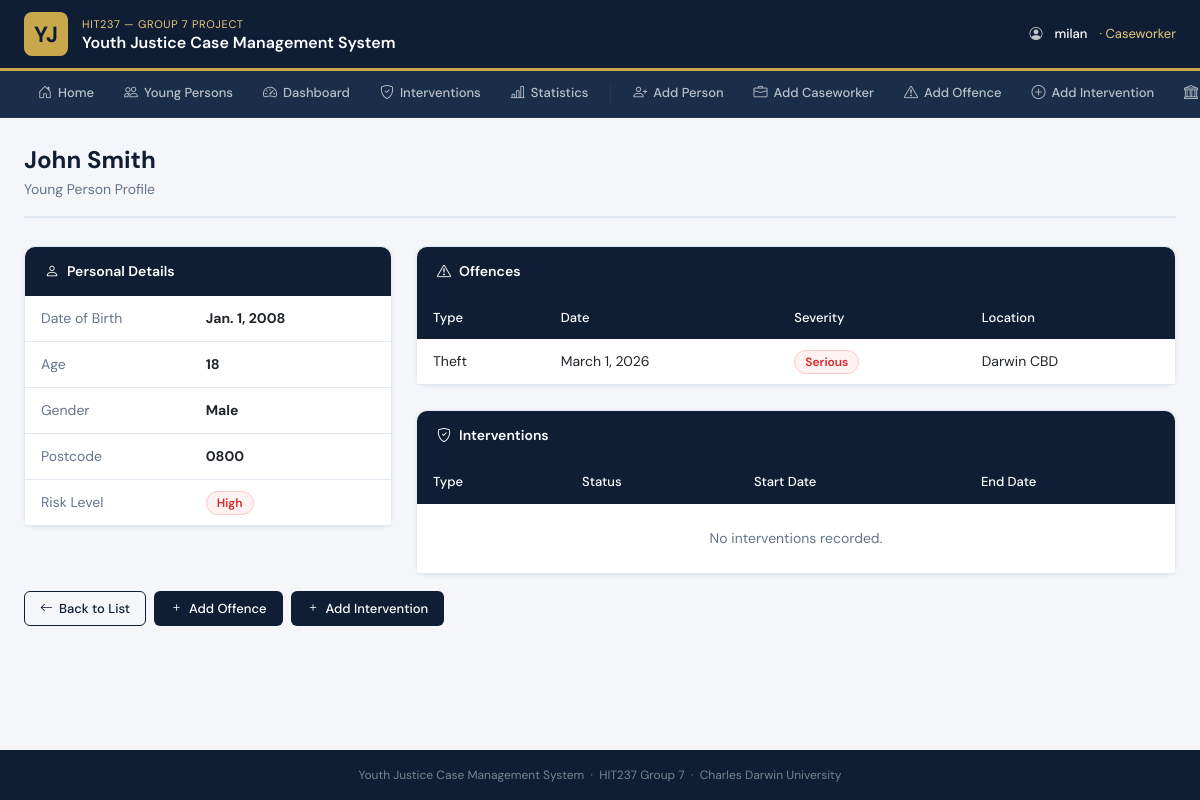
Before: /youngperson/1/ (signed in) with the older database file.
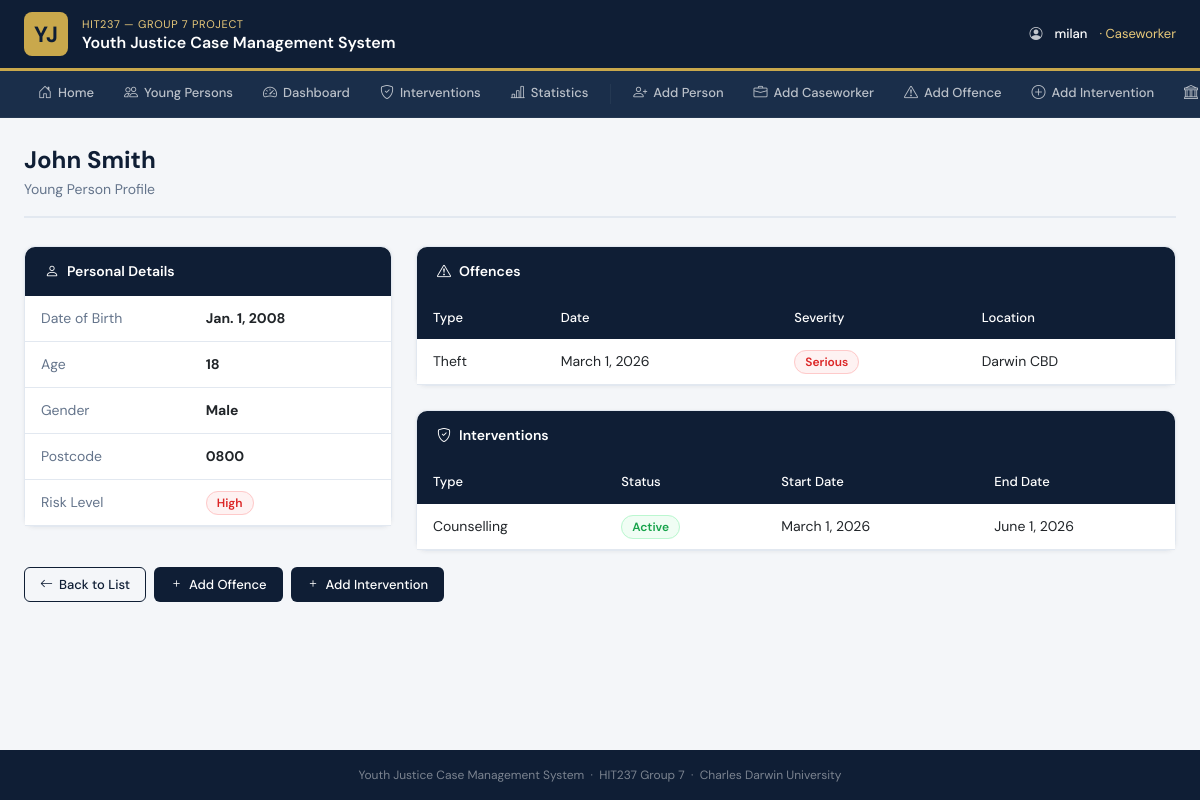
After: the same page with the newer database file.
### justice/models.py (models this page shows, shortened)
class Offence(models.Model):
    SEVERITY_CHOICES = [
        ('minor', 'Minor'),
        ('moderate', 'Moderate'),
        ('serious', 'Serious'),
    ]
    young_person = models.ForeignKey(
        YoungPerson, on_delete=models.CASCADE, related_name='offences')
    offence_type = models.CharField(max_length=100)
    date_of_offence = models.DateField()
    location = models.CharField(max_length=200)
    severity = models.CharField(max_length=10, choices=SEVERITY_CHOICES)
    description = models.TextField()

class Intervention(models.Model):
    STATUS_CHOICES = [
        ('active', 'Active'),
        ('completed', 'Completed'),
        ('discontinued', 'Discontinued'),
    ]
    young_person = models.ForeignKey(
        YoungPerson, on_delete=models.CASCADE, related_name='interventions')
    assigned_worker = models.ForeignKey(
        CaseWorker, on_delete=models.SET_NULL, null=True)
    intervention_type = models.CharField(max_length=100)
    start_date = models.DateField()
    end_date = models.DateField(null=True, blank=True)
    status = models.CharField(max_length=20, choices=STATUS_CHOICES)
    outcome = models.TextField(blank=True)

### justice/views.py (the view)
# urls.py: path('youngperson/<int:pk>/', views.YoungPersonDetailView.as_view(), name='youngperson-detail'),
class YoungPersonDetailView(LoginRequiredMixin, DetailView):
    model = YoungPerson
    template_name = 'justice/youngperson_detail.html'
    context_object_name = 'youngperson'
    def get_queryset(self):
        return YoungPerson.objects.prefetch_related(
            'offences', 'interventions', 'hearings'
        )

### justice/models.py (called while the page is built)
    @property
    def age(self):
        from datetime import date
        today = date.today()
        if isinstance(self.date_of_birth, str):
            from datetime import datetime
            dob = datetime.strptime(self.date_of_birth, '%Y-%m-%d').date()
        else:
            dob = self.date_of_birth
        return today.year - dob.year

### justice/templates/justice/youngperson_detail.html (shortened to what the changed rows need)
{% extends 'justice/base.html' %}
{% block content %}
<div class="page-header">
    <h1>{{ youngperson.first_name }} {{ youngperson.last_name }}</h1>
</div>
<div class="row g-4">
    <div class="col-lg-8">
        <div class="card mb-4">
            <div class="table-responsive">
                <table class="table mb-0">
                    <thead>
                        <tr>
                            <th>Type</th>
                            <th>Date</th>
                            <th>Severity</th>
                            <th>Location</th>
                        </tr>
                    </thead>
                    <tbody>
                        {% for offence in youngperson.offences.all %}
                        <tr>
                            <td>{{ offence.offence_type }}</td>
                            <td>{{ offence.date_of_offence }}</td>
                            <td>
                                {% if offence.severity == 'high' or offence.severity == 'serious' %}
                                    <span class="badge-high-risk">{{ offence.severity|title }}</span>
                                {% else %}
                                    <span class="badge-active">{{ offence.severity|title }}</span>
                                {% endif %}
                            </td>
                            <td>{{ offence.location }}</td>
                        </tr>
                        {% empty %}
                        <tr>
                            <td colspan="4" style="text-align:center; color:var(--text-muted); padding:24px">
                                No offences recorded.
                            </td>
                        </tr>
                        {% endfor %}
                    </tbody>
                </table>
            </div>
        </div>
        <div class="card">
            <div class="table-responsive">
                <table class="table mb-0">
                    <thead>
                        <tr>
                            <th>Type</th>
                            <th>Status</th>
                            <th>Start Date</th>
                            <th>End Date</th>
                        </tr>
                    </thead>
                    <tbody>
                        {% for intervention in youngperson.interventions.all %}
                        <tr>
                            <td>{{ intervention.intervention_type }}</td>
                            <td>
                                {% if intervention.status == 'active' %}
                                    <span class="badge-active">Active</span>
                                {% elif intervention.status == 'completed' %}
                                    <span style="background:#e0f0ff; color:#004085; border:1px solid #b8daff; border-radius:20px; padding:3px 10px; font-size:12px; font-weight:600;">Completed</span>
                                {% else %}
                                    <span class="badge-high-risk">Discontinued</span>
                                {% endif %}
                            </td>
                            <td>{{ intervention.start_date }}</td>
                            <td>{{ intervention.end_date|default:"Ongoing" }}</td>
                        </tr>
                        {% empty %}
                        <tr>
                            <td colspan="4" style="text-align:center; color:var(--text-muted); padding:24px">
                                No interventions recorded.
                            </td>
                        </tr>
                        {% endfor %}
                    </tbody>
                </table>
            </div>
        </div>
    </div>
</div>
<br><br><br>
{% endblock %}

Changed rows visible on the page:
added Intervention: intervention_type "Counselling", status "Active", start_date "March 1, 2026", end_date "June 1, 2026"
Other visible differences:
text no longer shown: "No interventions recorded."
